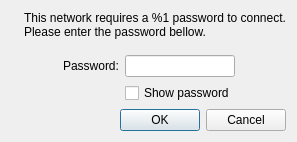
<?xml version="1.0" encoding="UTF-8"?>
<ui version="4.0">
 <class>AuthDialog</class>
 <widget class="QDialog" name="AuthDialog">
  <property name="geometry">
   <rect>
    <x>0</x>
    <y>0</y>
    <width>380</width>
    <height>189</height>
   </rect>
  </property>
  <property name="windowTitle">
   <string>Authentication</string>
  </property>
  <layout class="QVBoxLayout" name="verticalLayout">
   <property name="sizeConstraint">
    <enum>QLayout::SetFixedSize</enum>
   </property>
   <item>
    <layout class="QHBoxLayout" name="horizontalLayout_2">
     <item>
      <widget class="QLabel" name="icon">
       <property name="sizePolicy">
        <sizepolicy hsizetype="Maximum" vsizetype="Preferred">
         <horstretch>0</horstretch>
         <verstretch>0</verstretch>
        </sizepolicy>
       </property>
       <property name="text">
        <string/>
       </property>
       <property name="pixmap">
        <pixmap resource="qconnman.qrc">:/images/protected.png</pixmap>
       </property>
      </widget>
     </item>
     <item>
      <widget class="QLabel" name="label">
       <property name="text">
        <string>This network requires a %1 password to connect. Please enter the password bellow.</string>
       </property>
       <property name="wordWrap">
        <bool>true</bool>
       </property>
      </widget>
     </item>
    </layout>
   </item>
   <item>
    <spacer name="verticalSpacer">
     <property name="orientation">
      <enum>Qt::Vertical</enum>
     </property>
     <property name="sizeType">
      <enum>QSizePolicy::Fixed</enum>
     </property>
     <property name="sizeHint" stdset="0">
      <size>
       <width>20</width>
       <height>10</height>
      </size>
     </property>
    </spacer>
   </item>
   <item>
    <layout class="QHBoxLayout" name="horizontalLayout">
     <item>
      <spacer name="horizontalSpacer">
       <property name="orientation">
        <enum>Qt::Horizontal</enum>
       </property>
       <property name="sizeHint" stdset="0">
        <size>
         <width>40</width>
         <height>20</height>
        </size>
       </property>
      </spacer>
     </item>
     <item>
      <layout class="QGridLayout" name="gridLayout">
       <item row="0" column="0">
        <widget class="QLabel" name="label_3">
         <property name="text">
          <string>Password:</string>
         </property>
        </widget>
       </item>
       <item row="0" column="1">
        <widget class="QLineEdit" name="password">
         <property name="echoMode">
          <enum>QLineEdit::Password</enum>
         </property>
        </widget>
       </item>
       <item row="1" column="1">
        <widget class="QCheckBox" name="showPassword">
         <property name="text">
          <string>Show password</string>
         </property>
        </widget>
       </item>
      </layout>
     </item>
     <item>
      <spacer name="horizontalSpacer_2">
       <property name="orientation">
        <enum>Qt::Horizontal</enum>
       </property>
       <property name="sizeHint" stdset="0">
        <size>
         <width>40</width>
         <height>20</height>
        </size>
       </property>
      </spacer>
     </item>
    </layout>
   </item>
   <item>
    <widget class="QDialogButtonBox" name="buttonBox">
     <property name="orientation">
      <enum>Qt::Horizontal</enum>
     </property>
     <property name="standardButtons">
      <set>QDialogButtonBox::Cancel|QDialogButtonBox::Ok</set>
     </property>
    </widget>
   </item>
  </layout>
 </widget>
 <resources>
  <include location="qconnman.qrc"/>
 </resources>
 <connections>
  <connection>
   <sender>buttonBox</sender>
   <signal>accepted()</signal>
   <receiver>AuthDialog</receiver>
   <slot>accept()</slot>
   <hints>
    <hint type="sourcelabel">
     <x>248</x>
     <y>254</y>
    </hint>
    <hint type="destinationlabel">
     <x>157</x>
     <y>274</y>
    </hint>
   </hints>
  </connection>
  <connection>
   <sender>buttonBox</sender>
   <signal>rejected()</signal>
   <receiver>AuthDialog</receiver>
   <slot>reject()</slot>
   <hints>
    <hint type="sourcelabel">
     <x>316</x>
     <y>260</y>
    </hint>
    <hint type="destinationlabel">
     <x>286</x>
     <y>274</y>
    </hint>
   </hints>
  </connection>
 </connections>
</ui>
